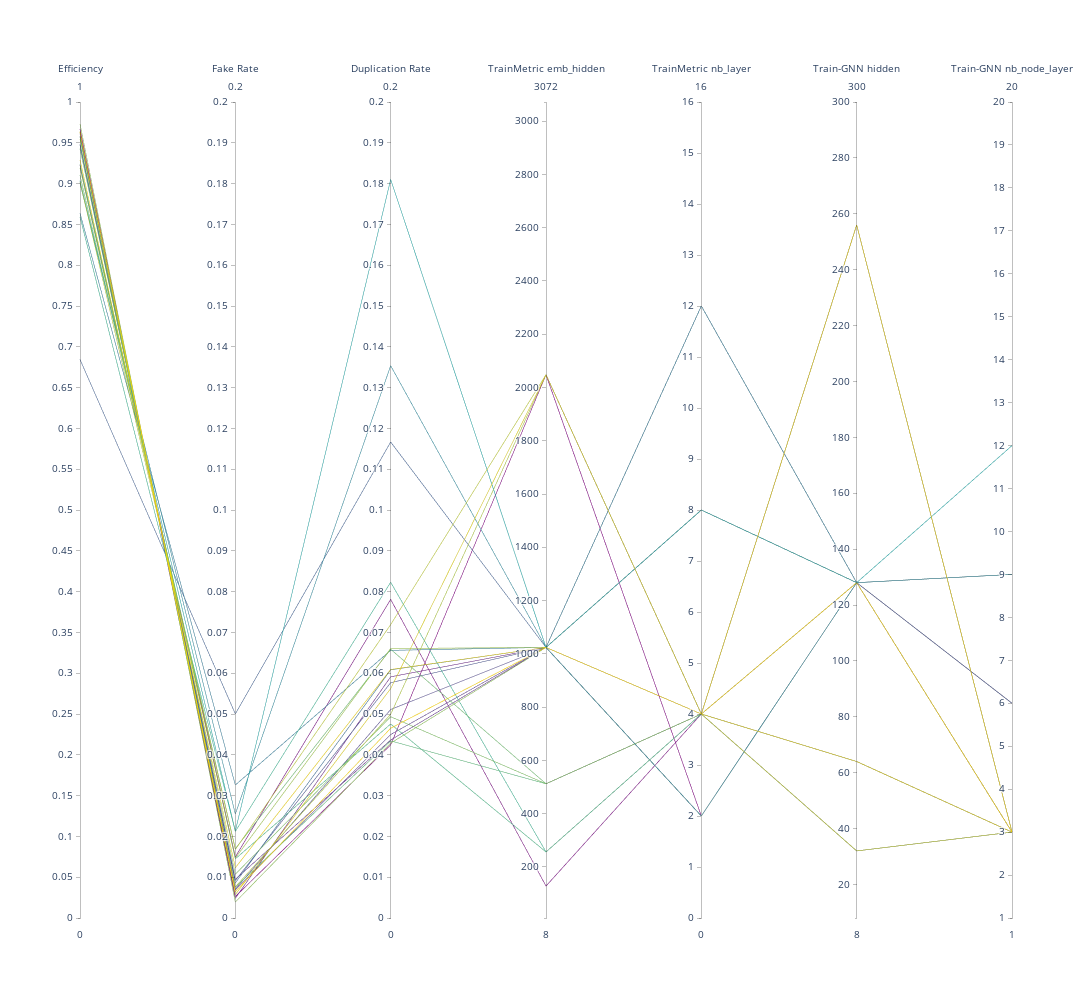

Write notebook code for a chart like this one.
### Markdown cell above
### Create the Parallel Coordinates Plot

### Code cell
import plotly.graph_objects as go
import pandas as pd
df = rslt_df
fig = go.Figure(data=
    go.Parcoords(
        line = dict(color = df['id'],
                   colorscale = [[0,'purple'],[0.5,'lightseagreen'],[1,'gold']]),
        dimensions = list([
            dict(range = [0,1],                
                label = 'Efficiency', values = df['Efficiency']),
            dict(range = [0,0.2],
                label = 'Fake Rate', values = df['Fake Rate']),
            dict(range = [0,0.2],
                label = 'Duplication Rate', values = df['Duplication Rate']),
            dict(range = [8,3072],
                label = 'TrainMetric emb_hidden', values = df['(Train1) emb_hidden']),
            dict(range = [0,16],
                label = 'TrainMetric nb_layer', values = df['(Train1) nb_layer']),
            dict(range = [8,300],
                label = 'Train-GNN hidden', values = df['(TrainGNN) hidden']),   
            dict(range = [1,20],
                label = 'Train-GNN nb_node_layer', values = df['(TrainGNN) nb_node_layer'])
        ])
    )
)

fig.update_layout(
    plot_bgcolor = 'white',
    paper_bgcolor = 'white',
    width=1500,
    height=1000
    
)

fig.show()

### Figure 1 — Plotly figure (JSON) as saved in the notebook; plotly's stock layout.template omitted (floating-point values rounded to 4 significant figures)
{"data": [{"dimensions": [{"label": "Efficiency", "range": [0, 1], "values": [0.9635, 0.9291, 0.9627, 0.9022, 0.9543, 0.9193, 0.973, 0.9427, 0.9102, 0.9569, 0.9234, 0.8593, 0.9035, 0.9005, 0.8637, 0.9471, 0.6845, 0.948, 0.9579, 0.9612, 0.948, 0.9636, 0.9224, 0.9666]}, {"label": "Fake Rate", "range": [0, 0.2], "values": [0.006463, 0.01232, 0.005745, 0.01679, 0.007615, 0.01469, 0.003903, 0.01073, 0.01699, 0.007546, 0.0145, 0.02122, 0.02131, 0.02548, 0.0326, 0.008607, 0.05003, 0.009189, 0.007081, 0.006892, 0.009486, 0.004842, 0.01499, 0.005256]}, {"label": "Duplication Rate", "range": [0, 0.2], "values": [0.04652, 0.06091, 0.05622, 0.07191, 0.04994, 0.06605, 0.04286, 0.04933, 0.06586, 0.04342, 0.04755, 0.08229, 0.181, 0.1354, 0.0656, 0.06084, 0.1167, 0.05768, 0.0511, 0.04496, 0.04362, 0.05911, 0.07809, 0.04244]}, {"label": "TrainMetric emb_hidden", "range": [8, 3072], "values": [1024, 1024, 2048, 2048, 2048, 1024, 1024, 512, 512, 512, 256, 256, 1024, 1024, 1024, 1024, 1024, 1024, 1024, 1024, 1024, 1024, 128, 2048]}, {"label": "TrainMetric nb_layer", "range": [0, 16], "values": [4, 4, 4, 4, 4, 4, 4, 4, 4, 4, 4, 4, 8, 2, 12, 8, 4, 2, 12, 8, 4, 2, 4, 2]}, {"label": "Train-GNN hidden", "range": [8, 300], "values": [128, 256, 64, 32, 64, 32, 256, 64, 32, 256, 64, 32, 128, 128, 128, 128, 128, 128, 128, 128, 128, 128, 128, 128]}, {"label": "Train-GNN nb_node_layer", "range": [1, 20], "values": [3, 3, 3, 3, 3, 3, 3, 3, 3, 3, 3, 3, 12, 9, 9, 9, 9, 6, 6, 6, 6, 6, 3, 3]}], "line": {"color": [4273, 4123, 3973, 3675, 3525, 3375, 3225, 3075, 2925, 2775, 2625, 2475, 2102, 1802, 1652, 1502, 1352, 1202, 1052, 902, 752, 602, 304, 154], "colorscale": [[0, "purple"], [0.5, "lightseagreen"], [1, "gold"]]}, "type": "parcoords"}], "layout": {"height": 1000, "paper_bgcolor": "white", "plot_bgcolor": "white", "width": 1500}}
